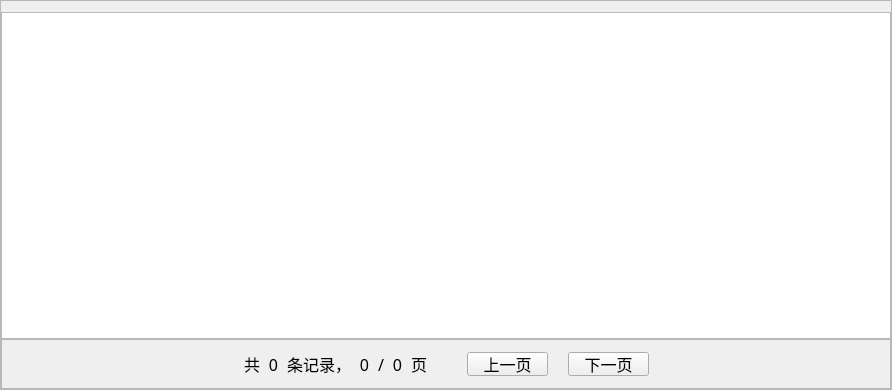
      <widget class="QFrame" name="frame">
       <property name="sizePolicy">
        <sizepolicy hsizetype="Fixed" vsizetype="Fixed">
         <horstretch>0</horstretch>
         <verstretch>0</verstretch>
        </sizepolicy>
       </property>
       <property name="minimumSize">
        <size>
         <width>890</width>
         <height>390</height>
        </size>
       </property>
       <property name="frameShape">
        <enum>QFrame::StyledPanel</enum>
       </property>
       <property name="frameShadow">
        <enum>QFrame::Raised</enum>
       </property>
       <layout class="QVBoxLayout" name="verticalLayout">
        <property name="spacing">
         <number>0</number>
        </property>
        <property name="leftMargin">
         <number>0</number>
        </property>
        <property name="topMargin">
         <number>6</number>
        </property>
        <property name="rightMargin">
         <number>0</number>
        </property>
        <property name="bottomMargin">
         <number>0</number>
        </property>
        <item>
         <spacer name="verticalSpacer_7">
          <property name="orientation">
           <enum>Qt::Vertical</enum>
          </property>
          <property name="sizeType">
           <enum>QSizePolicy::Fixed</enum>
          </property>
          <property name="sizeHint" stdset="0">
           <size>
            <width>20</width>
            <height>5</height>
           </size>
          </property>
         </spacer>
        </item>
        <item>
         <widget class="QTableWidget" name="tableWidget">
          <property name="font">
           <font>
            <family>Microsoft YaHei UI</family>
            <pointsize>12</pointsize>
           </font>
          </property>
          <property name="focusPolicy">
           <enum>Qt::NoFocus</enum>
          </property>
          <property name="verticalScrollBarPolicy">
           <enum>Qt::ScrollBarAlwaysOff</enum>
          </property>
          <property name="horizontalScrollBarPolicy">
           <enum>Qt::ScrollBarAlwaysOff</enum>
          </property>
          <property name="autoScroll">
           <bool>false</bool>
          </property>
          <property name="alternatingRowColors">
           <bool>true</bool>
          </property>
          <property name="showGrid">
           <bool>false</bool>
          </property>
         </widget>
        </item>
        <item>
         <widget class="QFrame" name="frame_5">
          <property name="sizePolicy">
           <sizepolicy hsizetype="Fixed" vsizetype="Fixed">
            <horstretch>0</horstretch>
            <verstretch>0</verstretch>
           </sizepolicy>
          </property>
          <property name="minimumSize">
           <size>
            <width>890</width>
            <height>50</height>
           </size>
          </property>
          <property name="maximumSize">
           <size>
            <width>890</width>
            <height>50</height>
           </size>
          </property>
          <property name="frameShape">
           <enum>QFrame::StyledPanel</enum>
          </property>
          <property name="frameShadow">
           <enum>QFrame::Raised</enum>
          </property>
          <layout class="QGridLayout" name="gridLayout">
           <property name="leftMargin">
            <number>0</number>
           </property>
           <property name="topMargin">
            <number>0</number>
           </property>
           <property name="rightMargin">
            <number>0</number>
           </property>
           <property name="bottomMargin">
            <number>0</number>
           </property>
           <property name="spacing">
            <number>0</number>
           </property>
           <item row="0" column="0">
            <layout class="QHBoxLayout" name="horizontalLayout_7">
             <property name="spacing">
              <number>0</number>
             </property>
             <item>
              <spacer name="horizontalSpacer_5">
               <property name="orientation">
                <enum>Qt::Horizontal</enum>
               </property>
               <property name="sizeHint" stdset="0">
                <size>
                 <width>40</width>
                 <height>20</height>
                </size>
               </property>
              </spacer>
             </item>
             <item>
              <layout class="QHBoxLayout" name="horizontalLayout_2">
               <item>
                <widget class="QLabel" name="label_4">
                 <property name="font">
                  <font>
                   <family>微软雅黑</family>
                   <pointsize>12</pointsize>
                  </font>
                 </property>
                 <property name="text">
                  <string>共</string>
                 </property>
                 <property name="alignment">
                  <set>Qt::AlignCenter</set>
                 </property>
                </widget>
               </item>
               <item>
                <widget class="QLabel" name="label_totalresultsum">
                 <property name="sizePolicy">
                  <sizepolicy hsizetype="Fixed" vsizetype="Preferred">
                   <horstretch>0</horstretch>
                   <verstretch>0</verstretch>
                  </sizepolicy>
                 </property>
                 <property name="minimumSize">
                  <size>
                   <width>27</width>
                   <height>0</height>
                  </size>
                 </property>
                 <property name="maximumSize">
                  <size>
                   <width>16666</width>
                   <height>16777215</height>
                  </size>
                 </property>
                 <property name="font">
                  <font>
                   <family>微软雅黑</family>
                   <pointsize>12</pointsize>
                  </font>
                 </property>
                 <property name="text">
                  <string>0</string>
                 </property>
                 <property name="alignment">
                  <set>Qt::AlignCenter</set>
                 </property>
                </widget>
               </item>
               <item>
                <widget class="QLabel" name="label_8">
                 <property name="font">
                  <font>
                   <family>微软雅黑</family>
                   <pointsize>12</pointsize>
                  </font>
                 </property>
                 <property name="text">
                  <string>条记录，</string>
                 </property>
                </widget>
               </item>
               <item>
                <widget class="QLabel" name="label_currentpageindex">
                 <property name="sizePolicy">
                  <sizepolicy hsizetype="Fixed" vsizetype="Preferred">
                   <horstretch>0</horstretch>
                   <verstretch>0</verstretch>
                  </sizepolicy>
                 </property>
                 <property name="minimumSize">
                  <size>
                   <width>27</width>
                   <height>0</height>
                  </size>
                 </property>
                 <property name="maximumSize">
                  <size>
                   <width>16666</width>
                   <height>16777215</height>
                  </size>
                 </property>
                 <property name="font">
                  <font>
                   <family>微软雅黑</family>
                   <pointsize>12</pointsize>
                  </font>
                 </property>
                 <property name="text">
                  <string>0</string>
                 </property>
                 <property name="alignment">
                  <set>Qt::AlignCenter</set>
                 </property>
                </widget>
               </item>
               <item>
                <widget class="QLabel" name="label_10">
                 <property name="font">
                  <font>
                   <family>微软雅黑</family>
                   <pointsize>12</pointsize>
                  </font>
                 </property>
                 <property name="text">
                  <string>/</string>
                 </property>
                 <property name="alignment">
                  <set>Qt::AlignCenter</set>
                 </property>
                 <property name="wordWrap">
                  <bool>false</bool>
                 </property>
                </widget>
               </item>
               <item>
                <widget class="QLabel" name="label_totalpagesum">
                 <property name="sizePolicy">
                  <sizepolicy hsizetype="Fixed" vsizetype="Preferred">
                   <horstretch>0</horstretch>
                   <verstretch>0</verstretch>
                  </sizepolicy>
                 </property>
                 <property name="minimumSize">
                  <size>
                   <width>27</width>
                   <height>0</height>
                  </size>
                 </property>
                 <property name="font">
                  <font>
                   <family>微软雅黑</family>
                   <pointsize>12</pointsize>
                  </font>
                 </property>
                 <property name="text">
                  <string>0</string>
                 </property>
                 <property name="alignment">
                  <set>Qt::AlignCenter</set>
                 </property>
                </widget>
               </item>
               <item>
                <widget class="QLabel" name="label_12">
                 <property name="font">
                  <font>
                   <family>微软雅黑</family>
                   <pointsize>12</pointsize>
                  </font>
                 </property>
                 <property name="text">
                  <string>页</string>
                 </property>
                </widget>
               </item>
              </layout>
             </item>
             <item>
              <spacer name="horizontalSpacer_12">
               <property name="orientation">
                <enum>Qt::Horizontal</enum>
               </property>
               <property name="sizeType">
                <enum>QSizePolicy::Preferred</enum>
               </property>
               <property name="sizeHint" stdset="0">
                <size>
                 <width>40</width>
                 <height>20</height>
                </size>
               </property>
              </spacer>
             </item>
             <item>
              <widget class="QPushButton" name="pushButton_2">
               <property name="sizePolicy">
                <sizepolicy hsizetype="Fixed" vsizetype="Fixed">
                 <horstretch>0</horstretch>
                 <verstretch>0</verstretch>
                </sizepolicy>
               </property>
               <property name="minimumSize">
                <size>
                 <width>81</width>
                 <height>24</height>
                </size>
               </property>
               <property name="maximumSize">
                <size>
                 <width>81</width>
                 <height>24</height>
                </size>
               </property>
               <property name="font">
                <font>
                 <family>微软雅黑</family>
                 <pointsize>12</pointsize>
                </font>
               </property>
               <property name="focusPolicy">
                <enum>Qt::NoFocus</enum>
               </property>
               <property name="styleSheet">
                <string notr="true">border-image: url(:/image/picture/qietu/anniu2.png);</string>
               </property>
               <property name="text">
                <string>上一页</string>
               </property>
              </widget>
             </item>
             <item>
              <spacer name="horizontalSpacer_24">
               <property name="orientation">
                <enum>Qt::Horizontal</enum>
               </property>
               <property name="sizeType">
                <enum>QSizePolicy::Fixed</enum>
               </property>
               <property name="sizeHint" stdset="0">
                <size>
                 <width>20</width>
                 <height>20</height>
                </size>
               </property>
              </spacer>
             </item>
             <item>
              <widget class="QPushButton" name="pushButton_3">
               <property name="sizePolicy">
                <sizepolicy hsizetype="Fixed" vsizetype="Fixed">
                 <horstretch>0</horstretch>
                 <verstretch>0</verstretch>
                </sizepolicy>
               </property>
               <property name="minimumSize">
                <size>
                 <width>81</width>
                 <height>24</height>
                </size>
               </property>
               <property name="maximumSize">
                <size>
                 <width>81</width>
                 <height>24</height>
                </size>
               </property>
               <property name="font">
                <font>
                 <family>微软雅黑</family>
                 <pointsize>12</pointsize>
                </font>
               </property>
               <property name="focusPolicy">
                <enum>Qt::NoFocus</enum>
               </property>
               <property name="styleSheet">
                <string notr="true">border-image: url(:/image/picture/qietu/anniu2.png);</string>
               </property>
               <property name="text">
                <string>下一页</string>
               </property>
              </widget>
             </item>
             <item>
              <spacer name="horizontalSpacer_23">
               <property name="orientation">
                <enum>Qt::Horizontal</enum>
               </property>
               <property name="sizeHint" stdset="0">
                <size>
                 <width>40</width>
                 <height>20</height>
                </size>
               </property>
              </spacer>
             </item>
            </layout>
           </item>
          </layout>
         </widget>
        </item>
       </layout>
      </widget>
